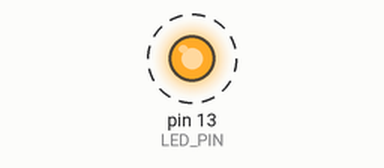
Simulated run of this sketch. Board: Arduino Uno, built with avr-gcc and run on an emulated ATmega328P. On the bench: output pins drawn as LEDs (lit = HIGH). Dashed ring = blinking.

Above: at 0.05 s.
Timing chart, 0 to 3.0 s (numbered marks = the images above):
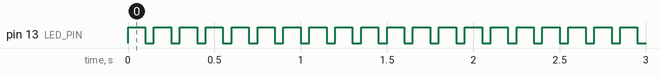

The sketch:

sketch.ino
```cpp
#define LED_PIN 13

void setup()
{
    pinMode(LED_PIN, OUTPUT);
}

void loop()
{
    digitalWrite(LED_PIN, HIGH);
    delay(100);
    digitalWrite(LED_PIN, LOW);
    delay(50);
}
```

Measured:
- by itself, pin 13 (LED_PIN): alternates HIGH for 0.10 s and LOW for 0.05 s
